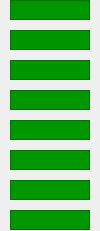
   <widget class="QWidget" native="1" name="widget_5" >
    <property name="geometry" >
     <rect>
      <x>200</x>
      <y>10</y>
      <width>100</width>
      <height>231</height>
     </rect>
    </property>
    <property name="styleSheet" >
     <string>color: rgb(0, 0, 0);</string>
    </property>
    <widget class="CALabel" name="caLabel_8" >
     <property name="geometry" >
      <rect>
       <x>10</x>
       <y>0</y>
       <width>80</width>
       <height>20</height>
      </rect>
     </property>
     <property name="font" >
      <font/>
     </property>
     <property name="styleSheet" >
      <string>QWidget { background-color: #009600; }</string>
     </property>
     <property name="frameShape" >
      <enum>QFrame::StyledPanel</enum>
     </property>
     <property name="alignment" >
      <set>Qt::AlignRight|Qt::AlignTrailing|Qt::AlignVCenter</set>
     </property>
     <property name="indent" >
      <number>10</number>
     </property>
     <property name="pvname" >
      <string>QDS:PFC_03UP_CHV:C19:AI03:V_OUT</string>
     </property>
     <property name="dmode" stdset="0" >
      <enum>CALabel::Double</enum>
     </property>
     <property name="cmode" stdset="0" >
      <enum>CALabel::Alarm</enum>
     </property>
    </widget>
    <widget class="CALabel" name="caLabel_9" >
     <property name="geometry" >
      <rect>
       <x>10</x>
       <y>30</y>
       <width>80</width>
       <height>20</height>
      </rect>
     </property>
     <property name="font" >
      <font/>
     </property>
     <property name="styleSheet" >
      <string>QWidget { background-color: #009600; }</string>
     </property>
     <property name="frameShape" >
      <enum>QFrame::StyledPanel</enum>
     </property>
     <property name="alignment" >
      <set>Qt::AlignRight|Qt::AlignTrailing|Qt::AlignVCenter</set>
     </property>
     <property name="indent" >
      <number>10</number>
     </property>
     <property name="pvname" >
      <string>QDS:PFC_03UP_BHV:B25:AI03:V_OUT</string>
     </property>
     <property name="dmode" stdset="0" >
      <enum>CALabel::Double</enum>
     </property>
     <property name="cmode" stdset="0" >
      <enum>CALabel::Alarm</enum>
     </property>
    </widget>
    <widget class="CALabel" name="caLabel_10" >
     <property name="geometry" >
      <rect>
       <x>10</x>
       <y>60</y>
       <width>80</width>
       <height>20</height>
      </rect>
     </property>
     <property name="font" >
      <font/>
     </property>
     <property name="styleSheet" >
      <string>QWidget { background-color: #009600; }</string>
     </property>
     <property name="frameShape" >
      <enum>QFrame::StyledPanel</enum>
     </property>
     <property name="alignment" >
      <set>Qt::AlignRight|Qt::AlignTrailing|Qt::AlignVCenter</set>
     </property>
     <property name="indent" >
      <number>10</number>
     </property>
     <property name="pvname" >
      <string>QDS:PFC_03LO_CHV:C20:AI03:V_OUT</string>
     </property>
     <property name="dmode" stdset="0" >
      <enum>CALabel::Double</enum>
     </property>
     <property name="cmode" stdset="0" >
      <enum>CALabel::Alarm</enum>
     </property>
    </widget>
    <widget class="CALabel" name="caLabel_11" >
     <property name="geometry" >
      <rect>
       <x>10</x>
       <y>90</y>
       <width>80</width>
       <height>20</height>
      </rect>
     </property>
     <property name="font" >
      <font/>
     </property>
     <property name="styleSheet" >
      <string>QWidget { background-color: #009600; }</string>
     </property>
     <property name="frameShape" >
      <enum>QFrame::StyledPanel</enum>
     </property>
     <property name="alignment" >
      <set>Qt::AlignRight|Qt::AlignTrailing|Qt::AlignVCenter</set>
     </property>
     <property name="indent" >
      <number>10</number>
     </property>
     <property name="pvname" >
      <string>QDS:PFC_03LO_BHV:B26:AI03:V_OUT</string>
     </property>
     <property name="dmode" stdset="0" >
      <enum>CALabel::Double</enum>
     </property>
     <property name="cmode" stdset="0" >
      <enum>CALabel::Alarm</enum>
     </property>
    </widget>
    <widget class="CALabel" name="caLabel_12" >
     <property name="geometry" >
      <rect>
       <x>10</x>
       <y>120</y>
       <width>80</width>
       <height>20</height>
      </rect>
     </property>
     <property name="font" >
      <font/>
     </property>
     <property name="styleSheet" >
      <string>QWidget { background-color: #009600; }</string>
     </property>
     <property name="frameShape" >
      <enum>QFrame::StyledPanel</enum>
     </property>
     <property name="alignment" >
      <set>Qt::AlignRight|Qt::AlignTrailing|Qt::AlignVCenter</set>
     </property>
     <property name="indent" >
      <number>10</number>
     </property>
     <property name="pvname" >
      <string>QDS:PFB_03UP_CHV:C21:AI03:V_OUT</string>
     </property>
     <property name="dmode" stdset="0" >
      <enum>CALabel::Double</enum>
     </property>
     <property name="cmode" stdset="0" >
      <enum>CALabel::Alarm</enum>
     </property>
    </widget>
    <widget class="CALabel" name="caLabel_13" >
     <property name="geometry" >
      <rect>
       <x>10</x>
       <y>150</y>
       <width>80</width>
       <height>20</height>
      </rect>
     </property>
     <property name="font" >
      <font/>
     </property>
     <property name="styleSheet" >
      <string>QWidget { background-color: #009600; }</string>
     </property>
     <property name="frameShape" >
      <enum>QFrame::StyledPanel</enum>
     </property>
     <property name="alignment" >
      <set>Qt::AlignRight|Qt::AlignTrailing|Qt::AlignVCenter</set>
     </property>
     <property name="indent" >
      <number>10</number>
     </property>
     <property name="pvname" >
      <string>QDS:PFB_03UN_CHV:C22:AI03:V_OUT</string>
     </property>
     <property name="dmode" stdset="0" >
      <enum>CALabel::Double</enum>
     </property>
     <property name="cmode" stdset="0" >
      <enum>CALabel::Alarm</enum>
     </property>
    </widget>
    <widget class="CALabel" name="caLabel_14" >
     <property name="geometry" >
      <rect>
       <x>10</x>
       <y>180</y>
       <width>80</width>
       <height>20</height>
      </rect>
     </property>
     <property name="font" >
      <font/>
     </property>
     <property name="styleSheet" >
      <string>QWidget { background-color: #009600; }</string>
     </property>
     <property name="frameShape" >
      <enum>QFrame::StyledPanel</enum>
     </property>
     <property name="alignment" >
      <set>Qt::AlignRight|Qt::AlignTrailing|Qt::AlignVCenter</set>
     </property>
     <property name="indent" >
      <number>10</number>
     </property>
     <property name="pvname" >
      <string>QDS:PFB_03LP_CHV:C23:AI03:V_OUT</string>
     </property>
     <property name="dmode" stdset="0" >
      <enum>CALabel::Double</enum>
     </property>
     <property name="cmode" stdset="0" >
      <enum>CALabel::Alarm</enum>
     </property>
    </widget>
    <widget class="CALabel" name="caLabel_15" >
     <property name="geometry" >
      <rect>
       <x>10</x>
       <y>210</y>
       <width>80</width>
       <height>20</height>
      </rect>
     </property>
     <property name="font" >
      <font/>
     </property>
     <property name="styleSheet" >
      <string>QWidget { background-color: #009600; }</string>
     </property>
     <property name="frameShape" >
      <enum>QFrame::StyledPanel</enum>
     </property>
     <property name="alignment" >
      <set>Qt::AlignRight|Qt::AlignTrailing|Qt::AlignVCenter</set>
     </property>
     <property name="indent" >
      <number>10</number>
     </property>
     <property name="pvname" >
      <string>QDS:PFB_03LN_CHV:C24:AI03:V_OUT</string>
     </property>
     <property name="dmode" stdset="0" >
      <enum>CALabel::Double</enum>
     </property>
     <property name="cmode" stdset="0" >
      <enum>CALabel::Alarm</enum>
     </property>
    </widget>
   </widget>
